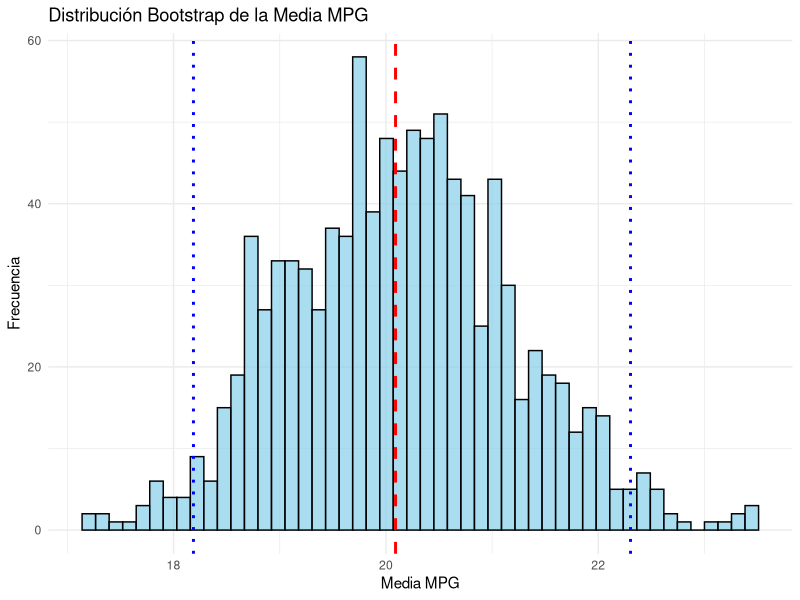
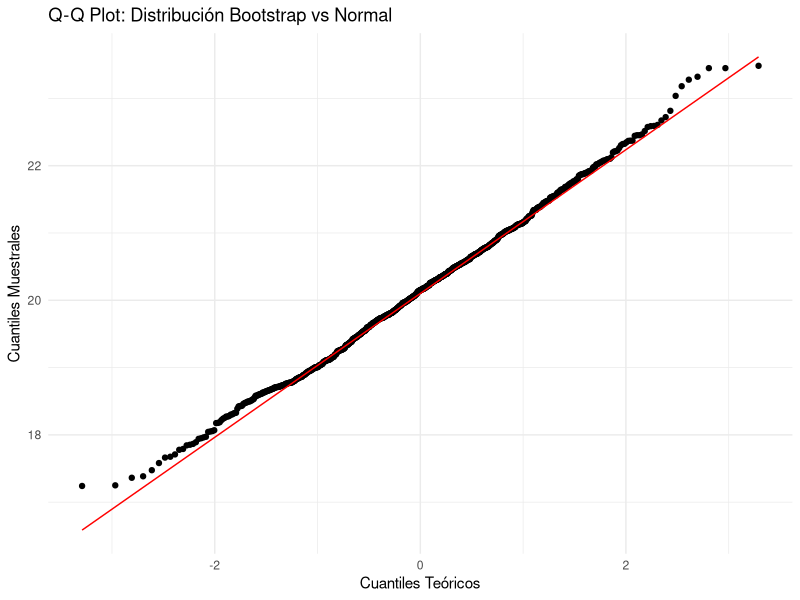
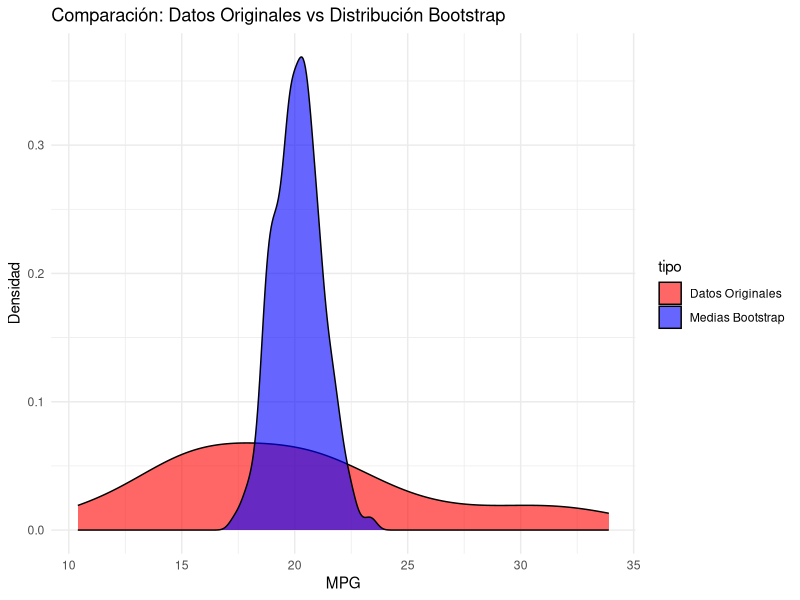
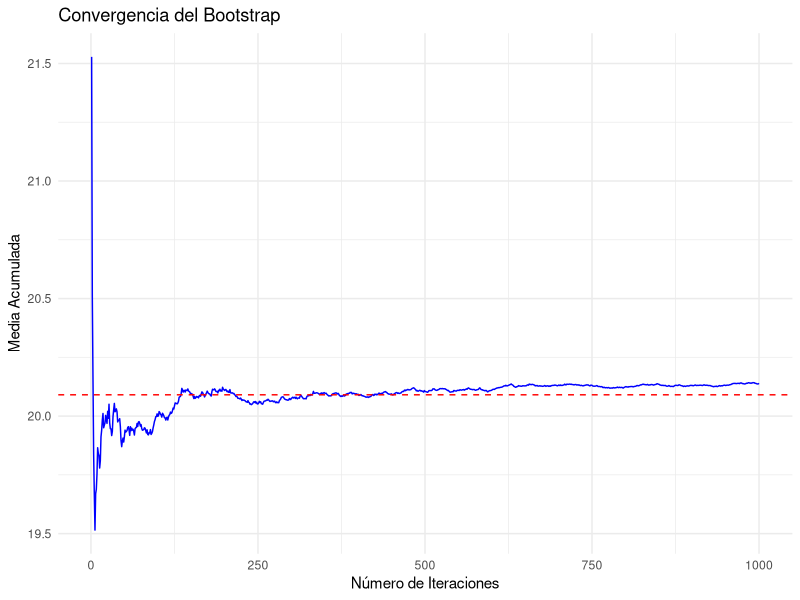
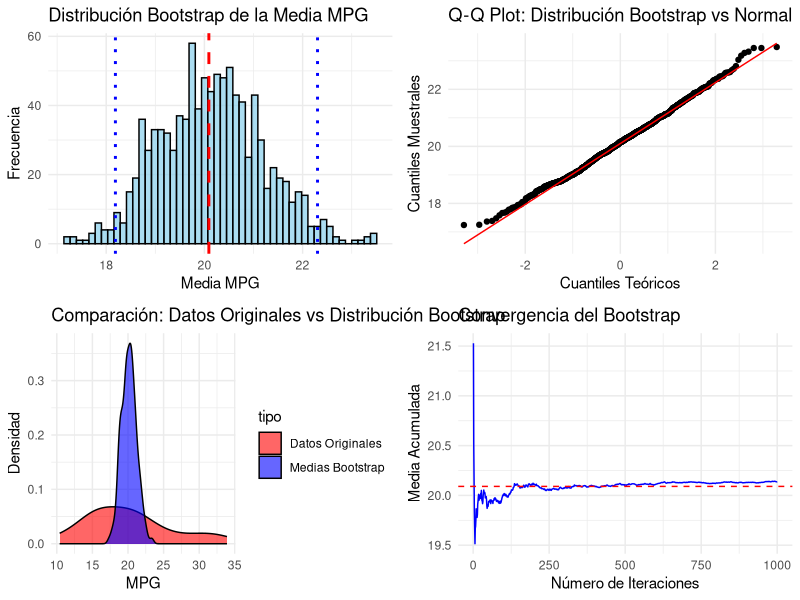
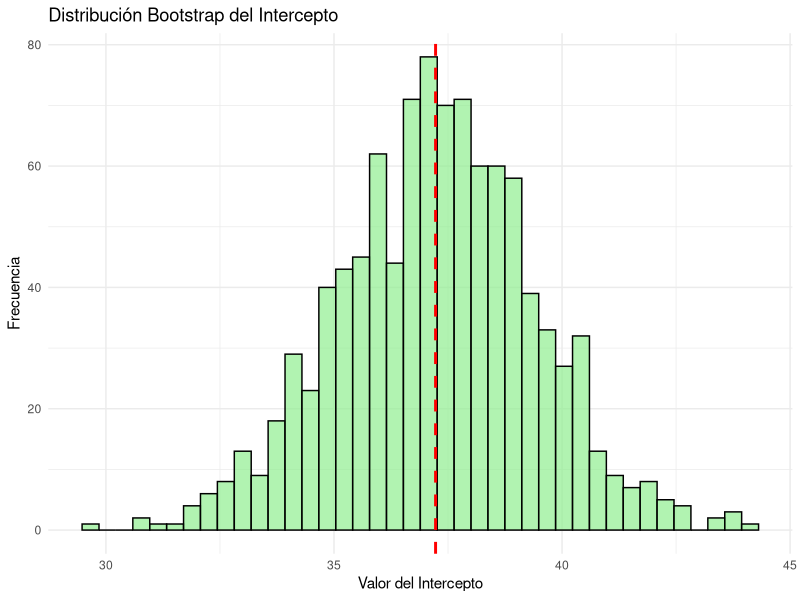
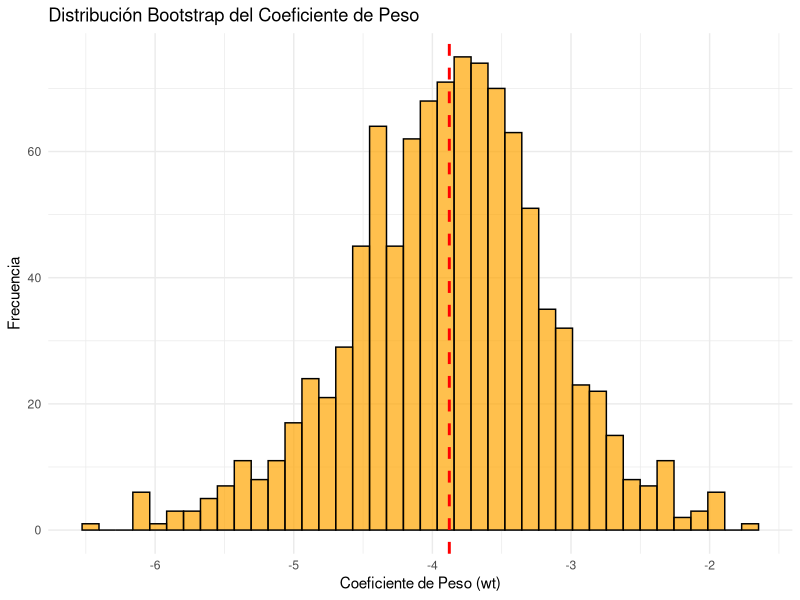
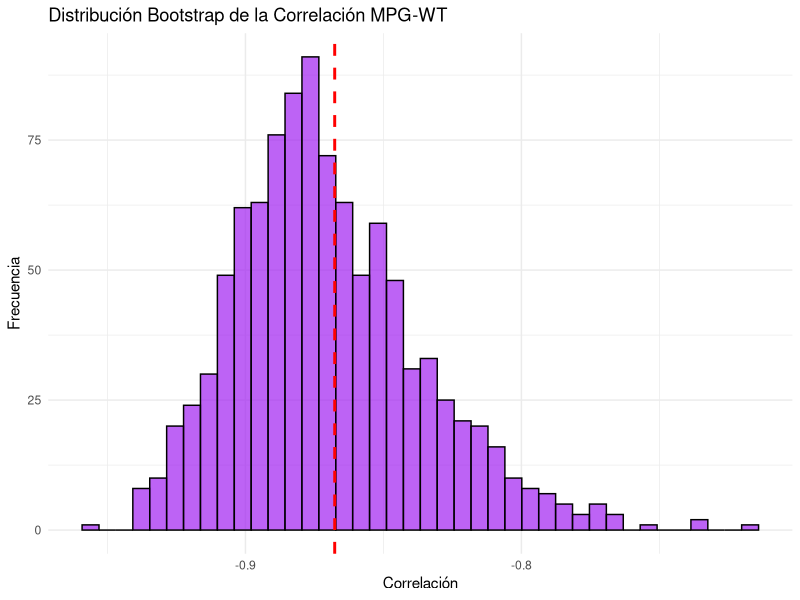

Here is the R script that generated these plots, in order:
# Script de Bootstrap en R
# Usando el dataset mtcars para diferentes análisis bootstrap

# Cargar librerías necesarias
library(ggplot2)
library(dplyr)
library(boot)
library(gridExtra)

# Cargar datos

data(mtcars)
cat("Dataset mtcars cargado:\n")
print(head(mtcars))
cat("\nDimensiones:", dim(mtcars), "\n\n")

# =============================================================================
# 1. BOOTSTRAP PARA LA MEDIA
# =============================================================================

# Función para calcular la media (para usar con boot())
media_mpg <- function(data, indices) {
  return(mean(data[indices, "mpg"]))
}

# Realizar bootstrap para la media de mpg
set.seed(123)
n_bootstrap <- 1000

bootstrap_media <- boot(data = mtcars, 
                        statistic = media_mpg, 
                        R = n_bootstrap)

print("=== BOOTSTRAP PARA LA MEDIA DE MPG ===")
print(bootstrap_media)

# Intervalo de confianza
ic_media <- boot.ci(bootstrap_media, type = c("norm", "basic", "perc", "bca"))
print("Intervalos de confianza:")
print(ic_media)

# =============================================================================
# 2. BOOTSTRAP MANUAL PASO A PASO
# =============================================================================

# Bootstrap manual para entender el proceso
set.seed(123)
n_orig <- nrow(mtcars)
medias_bootstrap <- numeric(n_bootstrap)

for(i in 1:n_bootstrap) {
  # Muestreo con reposición
  indices_muestra <- sample(1:n_orig, n_orig, replace = TRUE)
  muestra_bootstrap <- mtcars[indices_muestra, ]
  
  # Calcular estadística de interés
  medias_bootstrap[i] <- mean(muestra_bootstrap$mpg)
}

cat("\n=== BOOTSTRAP MANUAL ===\n")
cat("Media original:", mean(mtcars$mpg), "\n")
cat("Media de medias bootstrap:", mean(medias_bootstrap), "\n")
cat("Error estándar bootstrap:", sd(medias_bootstrap), "\n")
cat("IC 95% (percentiles):", quantile(medias_bootstrap, c(0.025, 0.975)), "\n")

# =============================================================================
# 3. BOOTSTRAP PARA REGRESIÓN
# =============================================================================

# Función para coeficientes de regresión
coef_regresion <- function(data, indices) {
  modelo <- lm(mpg ~ wt + hp, data = data[indices, ])
  return(coef(modelo))
}

# Bootstrap para regresión
bootstrap_reg <- boot(data = mtcars, 
                      statistic = coef_regresion, 
                      R = n_bootstrap)

print("\n=== BOOTSTRAP PARA REGRESIÓN ===")
print(bootstrap_reg)

# Intervalos de confianza para coeficientes
ic_intercepto <- boot.ci(bootstrap_reg, type = "perc", index = 1)
ic_wt <- boot.ci(bootstrap_reg, type = "perc", index = 2)
ic_hp <- boot.ci(bootstrap_reg, type = "perc", index = 3)

cat("\nIntervalos de confianza para coeficientes:\n")
cat("Intercepto:", ic_intercepto$percent[4:5], "\n")
cat("Weight (wt):", ic_wt$percent[4:5], "\n")
cat("Horsepower (hp):", ic_hp$percent[4:5], "\n")

# =============================================================================
# 4. BOOTSTRAP PARA CORRELACIÓN
# =============================================================================

# Función para correlación
correlacion_mpg_wt <- function(data, indices) {
  return(cor(data[indices, "mpg"], data[indices, "wt"]))
}

bootstrap_cor <- boot(data = mtcars, 
                      statistic = correlacion_mpg_wt, 
                      R = n_bootstrap)

print("\n=== BOOTSTRAP PARA CORRELACIÓN MPG vs WT ===")
print(bootstrap_cor)

ic_cor <- boot.ci(bootstrap_cor, type = "perc")
cat("IC 95% para correlación:", ic_cor$percent[4:5], "\n")

# =============================================================================
# 5. DEFINIR MODELO ORIGINAL PRIMERO
# =============================================================================

# Definir el modelo original para usar en visualizaciones
modelo_original <- lm(mpg ~ wt + hp, data = mtcars)

# =============================================================================
# 6. VISUALIZACIONES
# =============================================================================

# Crear gráficos
p1 <- ggplot(data.frame(medias = medias_bootstrap), aes(x = medias)) +
  geom_histogram(bins = 50, fill = "skyblue", alpha = 0.7, color = "black") +
  geom_vline(xintercept = mean(mtcars$mpg), color = "red", linetype = "dashed", linewidth = 1) +
  geom_vline(xintercept = quantile(medias_bootstrap, c(0.025, 0.975)), 
             color = "blue", linetype = "dotted", linewidth = 1) +
  labs(title = "Distribución Bootstrap de la Media MPG",
       x = "Media MPG", y = "Frecuencia") +
  theme_minimal()

# Gráfico Q-Q para normalidad
p2 <- ggplot(data.frame(medias = medias_bootstrap), aes(sample = medias)) +
  stat_qq() + stat_qq_line(color = "red") +
  labs(title = "Q-Q Plot: Distribución Bootstrap vs Normal",
       x = "Cuantiles Teóricos", y = "Cuantiles Muestrales") +
  theme_minimal()

# Bootstrap vs datos originales
datos_comparacion <- data.frame(
  valor = c(mtcars$mpg, medias_bootstrap),
  tipo = c(rep("Datos Originales", nrow(mtcars)), 
           rep("Medias Bootstrap", n_bootstrap))
)

p3 <- ggplot(datos_comparacion, aes(x = valor, fill = tipo)) +
  geom_density(alpha = 0.6) +
  labs(title = "Comparación: Datos Originales vs Distribución Bootstrap",
       x = "MPG", y = "Densidad") +
  theme_minimal() +
  scale_fill_manual(values = c("red", "blue"))

# Convergencia del bootstrap
medias_acumuladas <- cumsum(medias_bootstrap) / seq_along(medias_bootstrap)
p4 <- ggplot(data.frame(iteracion = 1:n_bootstrap, media_acum = medias_acumuladas),
             aes(x = iteracion, y = media_acum)) +
  geom_line(color = "blue") +
  geom_hline(yintercept = mean(mtcars$mpg), color = "red", linetype = "dashed") +
  labs(title = "Convergencia del Bootstrap",
       x = "Número de Iteraciones", y = "Media Acumulada") +
  theme_minimal()

# Mostrar todos los gráficos por separado para mejor visualización
print(p1)
print(p2) 
print(p3)
print(p4)

# También crear un gráfico combinado
tryCatch({
  grid.arrange(p1, p2, p3, p4, ncol = 2)
}, error = function(e) {
  cat("Error al crear gráfico combinado:", e$message, "\n")
  cat("Los gráficos se mostraron individualmente arriba.\n")
})

# =============================================================================
# 7. GRÁFICOS ADICIONALES MEJORADOS
# =============================================================================

# Gráfico de distribución de coeficientes de regresión
coefs_df <- data.frame(
  Intercepto = bootstrap_reg$t[,1],
  Peso_wt = bootstrap_reg$t[,2], 
  HP = bootstrap_reg$t[,3]
)

p5 <- ggplot(coefs_df, aes(x = Intercepto)) +
  geom_histogram(bins = 40, fill = "lightgreen", alpha = 0.7, color = "black") +
  geom_vline(xintercept = coef(modelo_original)[1], color = "red", linetype = "dashed", linewidth = 1) +
  labs(title = "Distribución Bootstrap del Intercepto",
       x = "Valor del Intercepto", y = "Frecuencia") +
  theme_minimal()

p6 <- ggplot(coefs_df, aes(x = Peso_wt)) +
  geom_histogram(bins = 40, fill = "orange", alpha = 0.7, color = "black") +
  geom_vline(xintercept = coef(modelo_original)[2], color = "red", linetype = "dashed", linewidth = 1) +
  labs(title = "Distribución Bootstrap del Coeficiente de Peso",
       x = "Coeficiente de Peso (wt)", y = "Frecuencia") +
  theme_minimal()

p7 <- ggplot(data.frame(correlaciones = bootstrap_cor$t), aes(x = correlaciones)) +
  geom_histogram(bins = 40, fill = "purple", alpha = 0.7, color = "black") +
  geom_vline(xintercept = cor(mtcars$mpg, mtcars$wt), color = "red", linetype = "dashed", linewidth = 1) +
  labs(title = "Distribución Bootstrap de la Correlación MPG-WT",
       x = "Correlación", y = "Frecuencia") +
  theme_minimal()

# Scatterplot con líneas de regresión bootstrap
p8 <- ggplot(mtcars, aes(x = wt, y = mpg)) +
  geom_point(size = 3, alpha = 0.7, color = "darkblue") +
  geom_smooth(method = "lm", se = FALSE, color = "red", linewidth = 1.5) +
  labs(title = "Datos Originales: MPG vs Peso",
       x = "Peso (wt)", y = "Millas por Galón (mpg)") +
  theme_minimal()

print(p5)
print(p6)
print(p7)
print(p8)

# Definir el modelo original fuera del resumen para usarlo antes
# YA ESTÁ DEFINIDO ARRIBA

# =============================================================================
# 8. RESUMEN DE RESULTADOS
# =============================================================================

cat("\n", paste(rep("=", 60), collapse=""), "\n")
cat("RESUMEN DE RESULTADOS BOOTSTRAP\n")
cat(paste(rep("=", 60), collapse=""), "\n")

cat("\nDATOS ORIGINALES:")
cat("\n- Tamaño de muestra:", nrow(mtcars))
cat("\n- Media MPG:", round(mean(mtcars$mpg), 3))
cat("\n- Desviación estándar MPG:", round(sd(mtcars$mpg), 3))
cat("\n- Correlación MPG-WT:", round(cor(mtcars$mpg, mtcars$wt), 3))

cat("\n\nRESULTADOS BOOTSTRAP (n =", n_bootstrap, "):")
cat("\n- Error estándar de la media:", round(sd(bootstrap_media$t), 3))
cat("\n- IC 95% para la media:", round(quantile(bootstrap_media$t, c(0.025, 0.975)), 3))
cat("\n- IC 95% para correlación MPG-WT:", round(ic_cor$percent[4:5], 3))

cat("\n\nCOEFICIENTE DE REGRESIÓN (mpg ~ wt + hp):")
cat("\n- Intercepto original:", round(coef(modelo_original)[1], 3))
cat("\n- IC 95% intercepto:", round(ic_intercepto$percent[4:5], 3))
cat("\n- Coef. wt original:", round(coef(modelo_original)[2], 3))
cat("\n- IC 95% wt:", round(ic_wt$percent[4:5], 3))

# =============================================================================
# 9. COMPARACIÓN DE MÉTODOS DE IC
# =============================================================================

cat("\n\nCOMPARACIÓN DE INTERVALOS DE CONFIANZA PARA LA MEDIA:")
cat("\n- Normal:", round(ic_media$normal[2:3], 3))
cat("\n- Básico:", round(ic_media$basic[4:5], 3))
cat("\n- Percentil:", round(ic_media$percent[4:5], 3))
cat("\n- BCa:", round(ic_media$bca[4:5], 3))

# Estadísticas adicionales
cat("\n\nESTADÍSTICAS ADICIONALES:")
cat("\n- Sesgo estimado (media):", round(bootstrap_media$t0 - mean(bootstrap_media$t), 4))
cat("\n- Error estándar teórico:", round(sd(mtcars$mpg)/sqrt(nrow(mtcars)), 3))
cat("\n- Error estándar bootstrap:", round(sd(bootstrap_media$t), 3))
cat("\n- Ratio EE_bootstrap/EE_teorico:", round(sd(bootstrap_media$t)/(sd(mtcars$mpg)/sqrt(nrow(mtcars))), 3))

cat("\n\n¡FIN!\n")